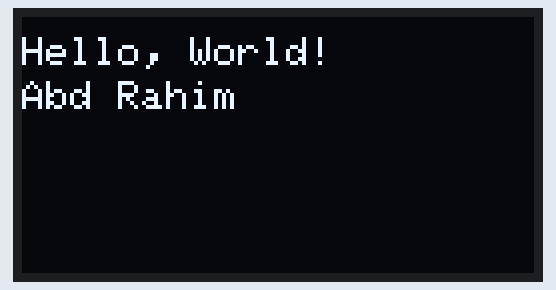
Recording of a sketch running on a simulated Arduino Uno, built with avr-gcc and run on an emulated ATmega328P. Parts: 128×64 one-colour display. The display library's start-up logo is not drawn.

Above: at 2.1 s.

The sketch:

OLED_asas.ino
```cpp
#include <SPI.h>
#include <Wire.h>
#include <Adafruit_GFX.h>
#include <Adafruit_SSD1306.h>

#define SCREEN_WIDTH    128
#define SCREEN_HEIGHT   64
#define OLED_RESET      -1
#define SCREEN_ADDRESS  0x3C
Adafruit_SSD1306 display(SCREEN_WIDTH, SCREEN_HEIGHT, &Wire, OLED_RESET);

void setup()
{ Serial.begin(9600);

  display.begin(SSD1306_SWITCHCAPVCC, SCREEN_ADDRESS);
  display.display();
  delay(2000);

  display.setTextSize(1);
  display.setTextColor(SSD1306_WHITE);

  display.clearDisplay();
  display.setCursor(0,5);   display.println(F("Hello, World!"));
  display.setCursor(0,16);  display.println(F("Abd Rahim"));
  display.display();
}

void loop()
{
}
```
